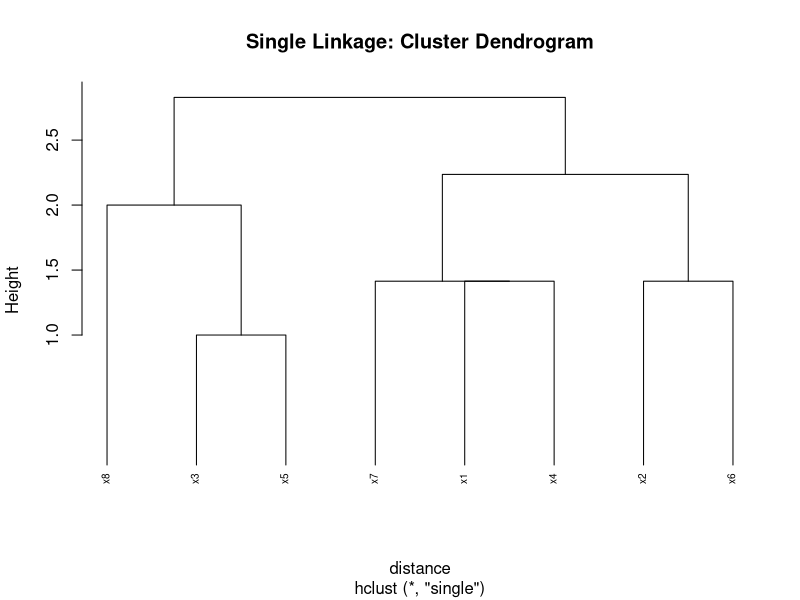
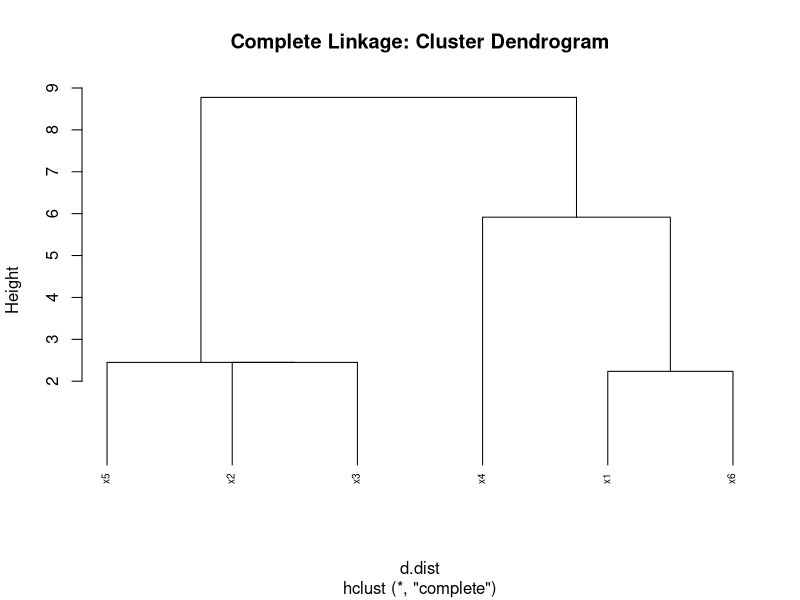

Here is the R script that generated these plots, in order:
## ---- chunk 1
# We create the points in R
x1 <- c(6, 5)
x2 <- c(4, 6)
x3 <- c(1, 1)
x4 <- c(5, 4)
x5 <- c(2, 1)
x6 <- c(3, 5)
x7 <- c(7, 4)
x8 <- c(1, 3)

X <- rbind(x1, x2, x3, x4, x5, x6, x7, x8) # a, b and c are combined per row
colnames(X) <- c("x", "y") # rename columns

X # display the points
## ---- chunk 2
# The distance is found using the dist() function:
distance <- dist(X, method = "euclidean")
distance # display the distance matrix
## ---- chunk 3
# Agglomerative Hierarchical Clustering for single linkage
start.time <- Sys.time()
ahc.s <- hclust(distance, method="single")
ahc.s
end.time <- Sys.time()
print(end.time - start.time)
## ---- chunk 4
# Plotting a dendrogram for single linkage
plot(ahc.s, hang = -1, cex = 0.6, main="Single Linkage: Cluster Dendrogram")
## ---- chunk 5
# We create the points in R
x1 <- c(6, 5, 4)
x2 <- c(0, 0, 0)
x3 <- c(1, 1, -2)
x4 <- c(7, 3, -1)
x5 <- c(2, -1, -1)
x6 <- c(4, 4, 4)

d <- rbind(x1, x2, x3, x4, x5, x6) # a, b and c are combined per row
colnames(d) <- c("x", "y", "z") # rename columns

d # display the points
## ---- chunk 6
# The distance is found using the dist() function:
d.dist <- dist(d, method = "euclidean")
d.dist # display the distance matrix
## ---- chunk 7
# Agglomerative Hierarchical Clustering for single linkage
start.time <- Sys.time()
ahc.c <- hclust(d.dist, method="complete")
ahc.c
end.time <- Sys.time()
print(end.time - start.time)
## ---- chunk 8
# Plotting a dendrogram for single linkage
plot(ahc.c, hang = -1, cex = 0.6, main="Complete Linkage: Cluster Dendrogram")
